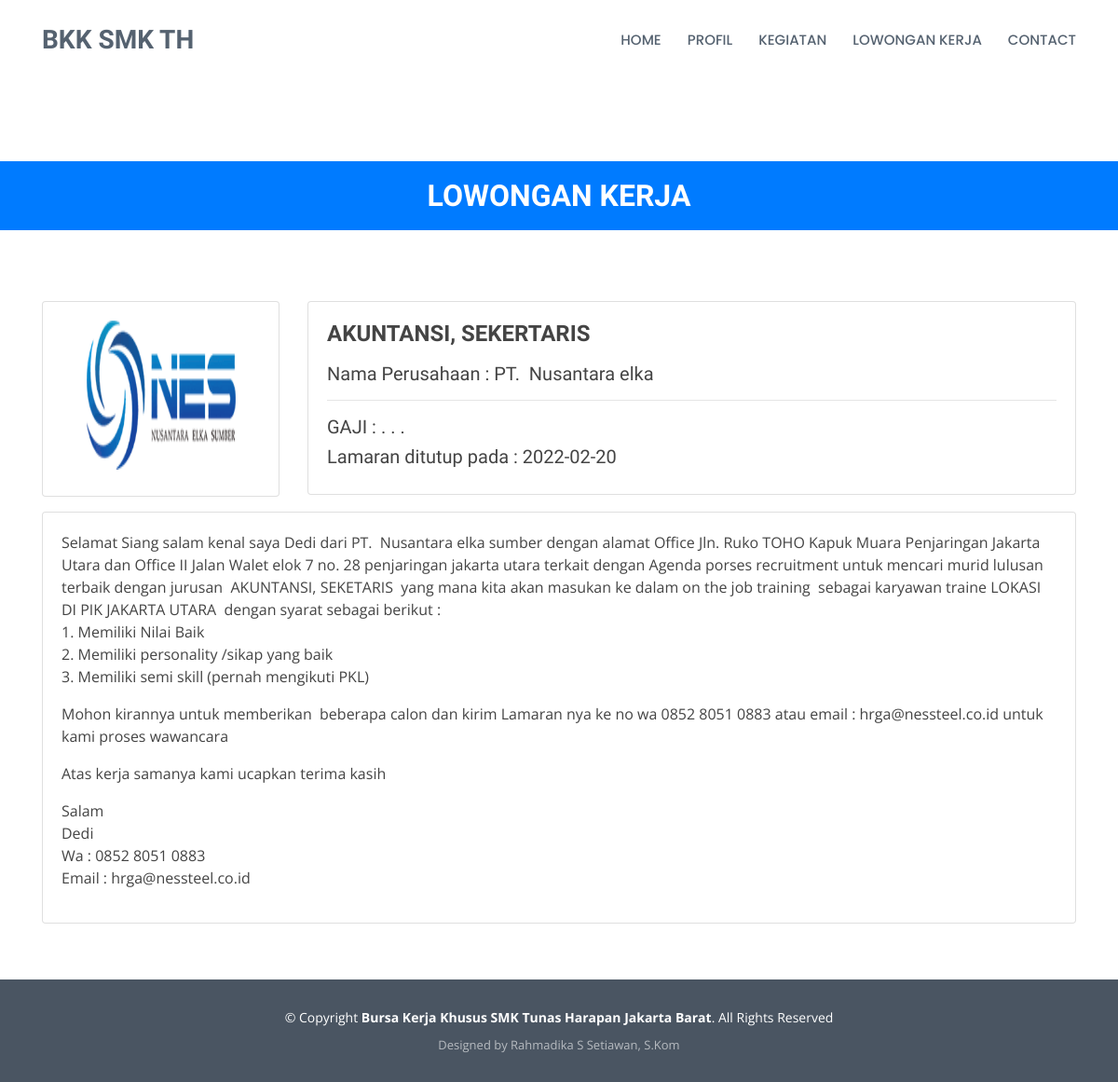
/lowongan_kerja/detail_loker/11, run on the app's committed database.
### tables this page shows
CREATE TABLE `lowongan` (
  `id_lowongan` int(11) NOT NULL,
  `nama_perusahaan` varchar(256) NOT NULL,
  `bagian` varchar(256) NOT NULL,
  `detail` varchar(2048) NOT NULL,
  `tgl_dibuat` text NOT NULL,
  `tgl_akhir` text NOT NULL,
  `gambar` varchar(256) NOT NULL,
  `timestamp` timestamp NOT NULL DEFAULT current_timestamp() ON UPDATE current_timestamp()
);

### application/controllers/Lowongan_kerja.php (called while the page is built, shortened)
<?php
class Lowongan_kerja extends CI_Controller
{
    public function detail_loker($id_lowongan)
    {
        $isi['lowongan'] = $this->Model_lowongan->detail_loker($id_lowongan);
        $this->load->view('Template_home/header');
        $this->load->view('Lowongan/tampilan_loker_detail', $isi);
        $this->load->view('Template_home/footer');
    }
}

### index.php (called while the page is built, shortened)
<?php
require_once BASEPATH.'core/CodeIgniter.php';

### application/models/Model_lowongan.php (called while the page is built, shortened)
<?php
class Model_lowongan extends CI_Model
{
    public function detail_loker($id_lowongan)
    {
        return $this->db->get_where('lowongan', ['id_lowongan' => $id_lowongan])->row_array();
    }
}

### application/views/Lowongan/tampilan_loker_detail.php (the view)
<main id="main">
    <section id="breadcrumbs" class="breadcrumbs bg-primary">
        <div class="container">
            <div class="d-flex justify-content-center">
                <h2 class="text-center text-white font-weight-bold" style="text-transform: uppercase;">Lowongan Kerja </h2>
            </div>
        </div>
    </section>
    <section id="services" class="services">
        <div class="container">
            <div class="row">
                <div class="col-md-3 mt-3">
                    <div class="card">
                        <div class="card-body">
                            <h5 class="text-center"><img src="<?= base_url() ?>assets/lowongan/<?= $lowongan['gambar'] ?>" style="width: 160px;height: 160px;"></h5>
                        </div>
                    </div>
                </div>
                <div class="col-md-9 mt-3">
                    <div class="card">
                        <div class="card-body">
                            <h4 class="text-justify font-weight-bold"> <?= $lowongan['bagian'] ?></h4>
                            <h5 class="text-justify mt-3">Nama Perusahaan : <?= $lowongan['nama_perusahaan'] ?></h5>
                            <hr>
                            <h5 class="text-justify">GAJI : . . .</h5>
                            <h5 class="text-justify">Lamaran ditutup pada : <?= $lowongan['tgl_akhir'] ?></h5>
                        </div>
                    </div>
                </div>
            </div>
            <div class="row">
                <div class="col-md mt-3">
                    <div class="card">
                        <div class="card-body">
                            <?= $lowongan['detail'] ?>
                        </div>
                    </div>
                </div>
            </div>
        </div>
    </section>
</main>

### assets/sailor/css/style.css (style rules this page uses)
body { font-family: "Open Sans", sans-serif; color: #444444; }
h1, h2, h3, h4, h5, h6 { font-family: "Raleway", sans-serif; }
section { padding: 60px 0; }
.breadcrumbs { padding: 18px 0; background: #f8f9fa; min-height: 40px; margin-top: 86px; }
.breadcrumbs h2 { font-size: 32px; font-weight: 300; margin: 0; }

### data on the page
lowongan: gambar (picture), bagian "AKUNTANSI, SEKERTARIS", nama_perusahaan "PT. Nusantara elka", tgl_akhir "2022-02-20", detail "Selamat Siang salam kenal saya Dedi dari PT. Nusantara elka sumber dengan alamat Office Jln. Ruko TOHO Kapuk Muara Penjaringan Jakarta Utara dan Office II Jalan Walet elok 7 no. 28 penjaringan jakarta utara terkait dengan Agenda porses recruitment untuk mencari murid lulusan terbaik dengan jurusan AKUNTANSI, SEKETARIS yang mana kita akan masukan ke dalam on the job training sebagai karyawan traine LOKASI DI PIK JAKARTA UTARA dengan syarat sebagai berikut : 1. Memiliki Nilai Baik 2. Memiliki personality /sikap yang baik 3. Memiliki semi skill (pernah mengikuti PKL) Mohon kirannya untuk memberikan beberapa calon dan kirim Lamaran nya ke no wa 0852 8051 0883 atau email : hrga@nessteel.co.id…"
